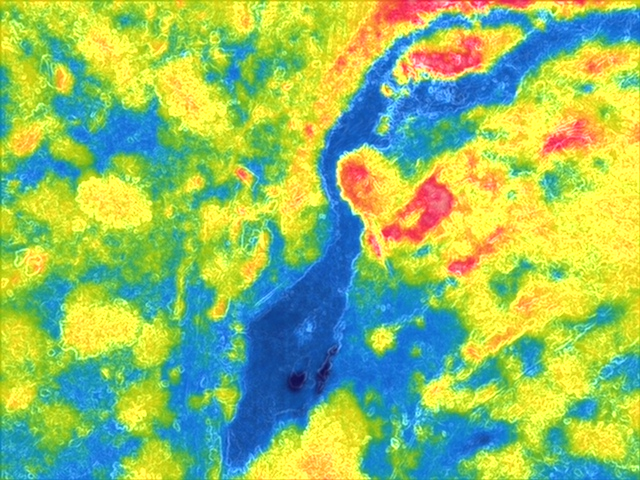
#> input picture original_images/DJI_0862.JPG, 640 x 480 px, found by its file name
$ python imagery_normed.py
#> lines starting #> are read from the running program, lines starting #| are printed output that depends on the picture; long printed decimals are rounded
#packages needed for analysis
import cv2
import numpy as np
from scipy import stats
from matplotlib import pyplot as plt


image = cv2.imread('/Users/kitlewers/Desktop/drone_project_adler/original_images/DJI_0862.JPG')
#> image is the input picture: shape (480, 640, 3); mean B, G, R 103.9, 190.4, 146.6
image2 = cv2.imread('/Users/kitlewers/Desktop/drone_project_adler/original_images/DJI_0860.JPG')
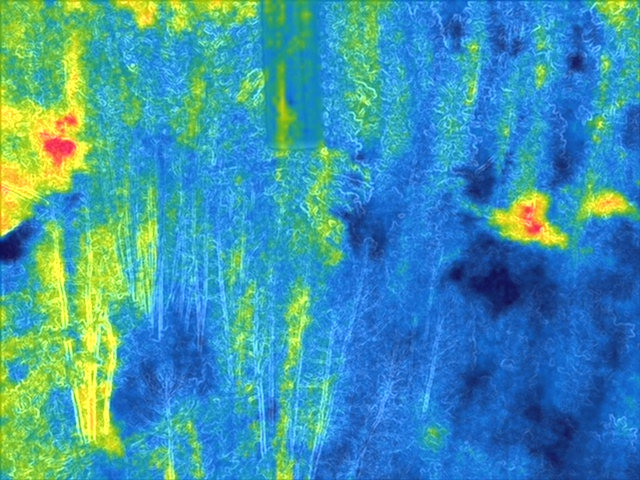
#> input picture original_images/DJI_0860.JPG, 640 x 480 px, found by its file name
#> image2 is the input picture: shape (480, 640, 3); mean B, G, R 171.8, 149.5, 62.8

# Convert it to grayscale
gray_image = cv2.cvtColor(image, cv2.COLOR_BGR2GRAY)
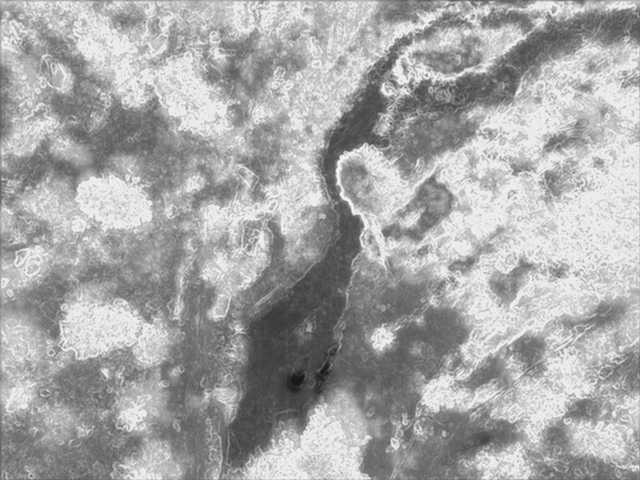
#> gray_image: shape (480, 640); min 23, max 250, mean 167.4
gray_image2 = cv2.cvtColor(image2, cv2.COLOR_BGR2GRAY)
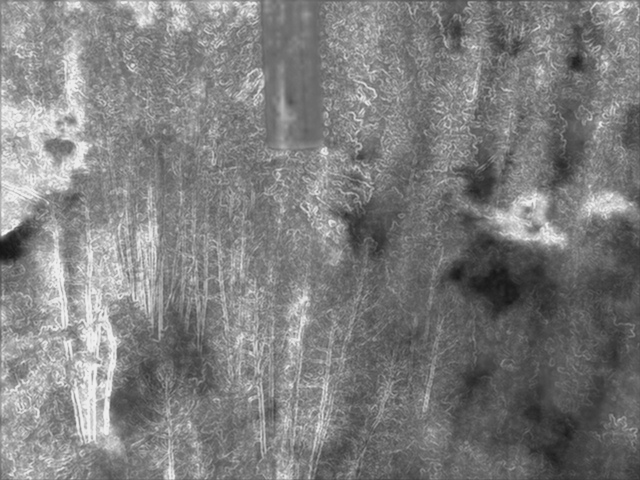
#> gray_image2: shape (480, 640); min 22, max 245, mean 126.1

# Display the grayscale image
cv2.imshow('Above Canopy', gray_image)
cv2.imshow('Below Canopy', gray_image2)

# Wait for a key press to close the window
cv2.waitKey(0)

# Normalize the images to range 0-1
normalized_image = gray_image / 255.0
normalized_image2 = gray_image2 / 255.0


# Calculate statistics for the first image
mean1 = np.mean(normalized_image)
#> mean1 = 0.657
median1 = np.median(normalized_image)
#> median1 = 0.667


# Calculate statistics for the second image
mean2 = np.mean(normalized_image2)
#> mean2 = 0.495
median2 = np.median(normalized_image2)
#> median2 = 0.482


# Print statistics
print("Statistics for 'Above Canopy':")
print("Mean:", mean1)
#| Mean: 0.6565
print("Median:", median1)
#| Median: 0.6667

print("\nStatistics for 'Below Canopy':")
print("Mean:", mean2)
#| Mean: 0.4946
print("Median:", median2)
#| Median: 0.4824

# Use matplotlib to display the images
plt.subplot(1, 2, 1)
plt.imshow(normalized_image, cmap='gray')
plt.title('Above Canopy Normalized')
plt.axis('off')

plt.subplot(1, 2, 2)
plt.imshow(normalized_image2, cmap='gray')
plt.title('Below Canopy Normalized')
plt.axis('off')

plt.show()
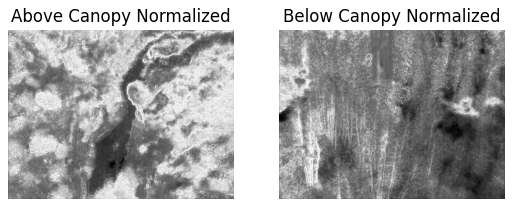
#> figure drawn by matplotlib, 2 panels
